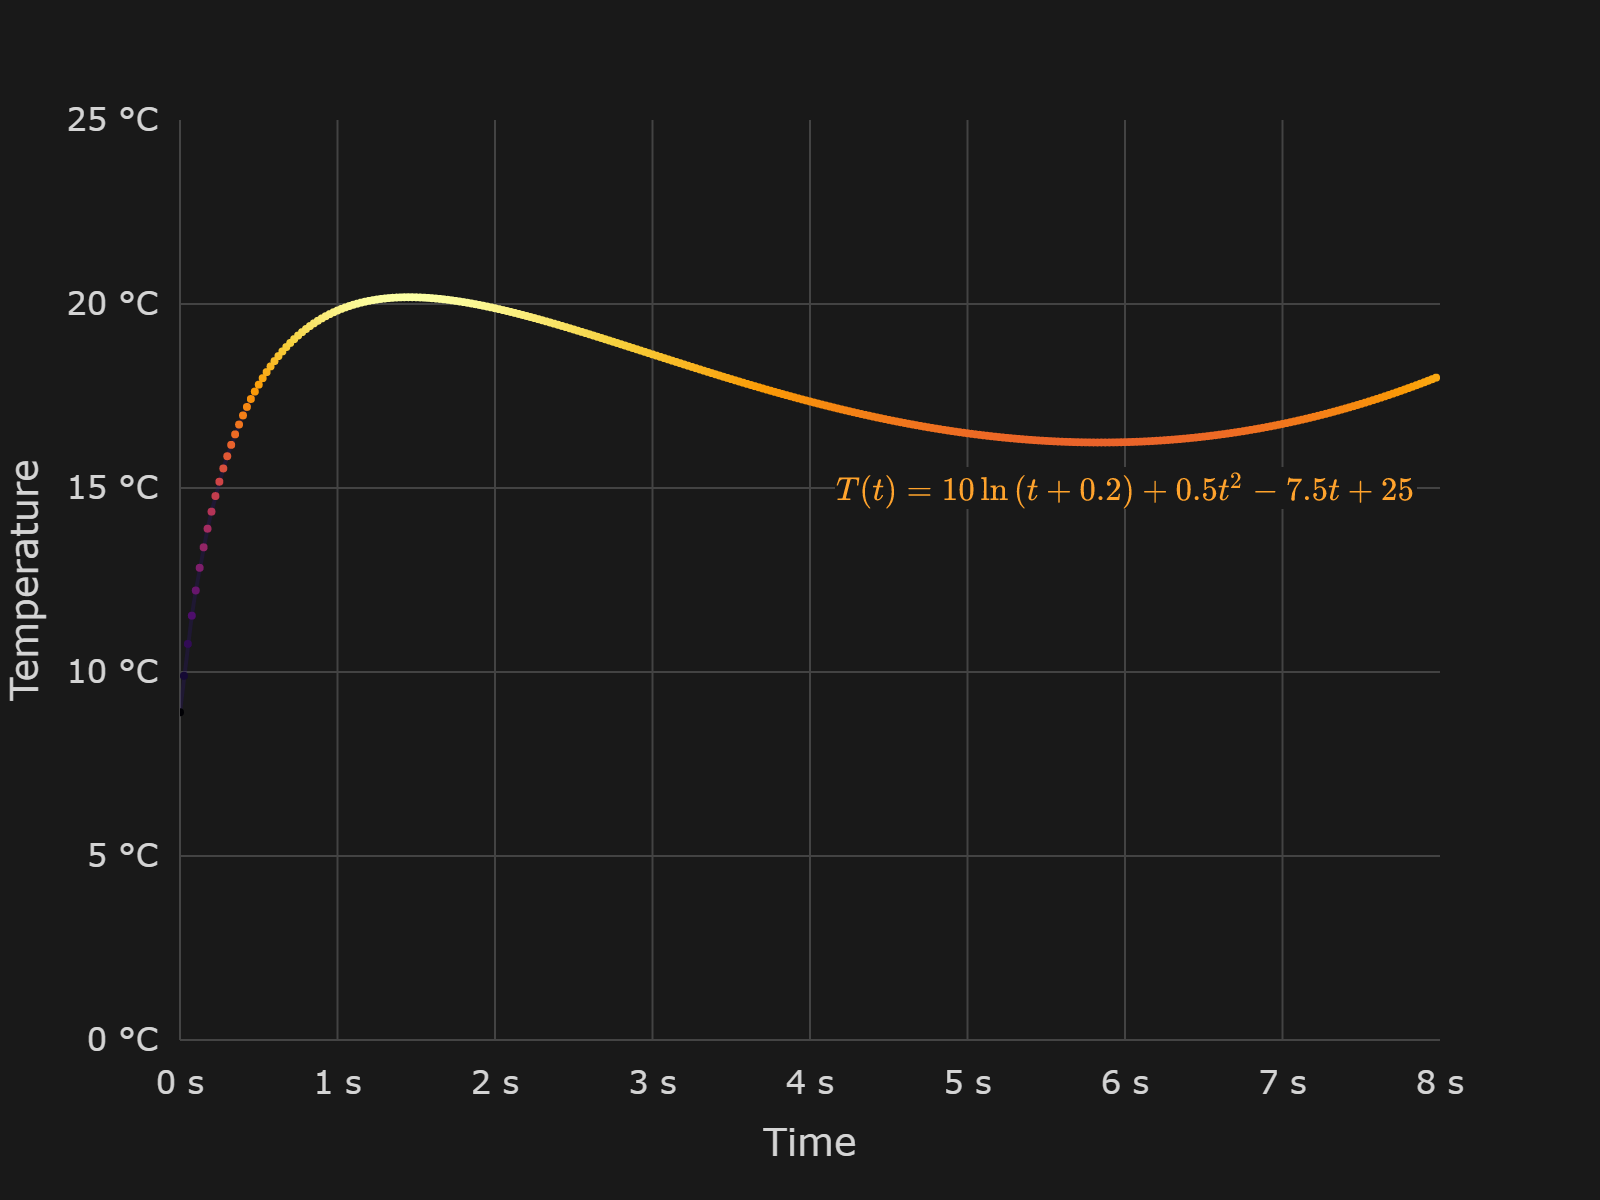

Write Python code to recreate this figure.
import numpy as np
import plotly.graph_objects as go
import plotly.express as px

custom_colors = {"Blue": "#61AFEF", "Orange": "#D49F6E", "Green": "#98C379", "Rose": "#E06C75",
                 "Purple": "#C678DD", "Gold": "#E5C07B", "Cyan": "#36AABA", 0: "#61AFEF", 1: "#D49F6E",
                 2: "#98C379", 3: "#E06C75", 4: "#C678DD", 5: "#E5C07B", 6: "#36AABA", "LightCyan": "#56B6C2",
                 "AltOrange": "#D19A66", "Red": "#BE5046", "RoyaBlue": "#528BFF", "Gray": "#ABB2BF",
                 "LightGray": "#CCCCCC", "LightBlack": "#282C34", "Black": "#1D2025"}

custom = go.layout.Template()

custom.layout.plot_bgcolor = '#191919'
custom.layout.paper_bgcolor = '#191919'
custom.layout.font.color = '#d4d4d4'

custom.layout.title.font.size = 20
custom.layout.title.font.family = 'Segoe UI'
custom.layout.title.x = 0.5

custom.layout.xaxis.gridcolor = '#434343'
custom.layout.yaxis.gridcolor = '#434343'

custom.layout.margin.pad = 10
custom.layout.margin.l = 90
custom.layout.margin.t = 60
custom.layout.xaxis.title.standoff = 25
custom.layout.yaxis.title.standoff = 25

custom.layout.width = 800
custom.layout.height = 600


def gaussian(x, x_j, r):
    return np.e ** (-abs(x - x_j) ** 2 / (2 * r) ** 2)


def multiquadric(x, x_j, r):
    return np.sqrt((r ** 2) + (abs(x - x_j) ** 2))


def inverse_multiquadric(x, x_j, r):
    return 1 / multiquadric(x, x_j, r)


def thin_plate_spline(x, x_j, r):
    return (abs(x - x_j) ** 2) * np.log(abs(x - x_j))


def T(t):
    return 10*np.log(t+0.2) + 0.5*t**2 - 7.5*t + 25


def dT(t):
    return t - 7.5 + 10/(t+0.2)


time = np.arange(0, 8, 0.025)
temperature = [T(t) for t in time]
derivative = [dT(t) for t in time]

fig = go.Figure()

# Temp plot
fig.add_trace(go.Scatter(x=time,
                         y=temperature,
                         mode='lines+markers',
                         marker_color=temperature,
                         marker_size=4,
                         marker_colorscale='inferno',
                         line=dict(color="rgba(51, 22, 128, 0.25)")))


fig.add_annotation(x=6, y=15, text="$T(t)=10 \\ln{(t+0.2)}+ 0.5t^2 - 7.5t + 25$", showarrow=False, font=dict(size=16, color="#ffa32d"), bgcolor='#191919')

# Measured data markers
#fig.add_trace(go.Scatter(x=time, y=temperatura, mode="markers", marker=dict(color=custom_colors["Red"], size=10, symbol="x"), showlegend=False))

fig.update_layout(template=custom, yaxis_range=[0, 25], xaxis_range=[0, 8], showlegend=False)
fig.update_layout(font=dict(size=16), title=dict(font=dict(size=28)), xaxis_title="Time", yaxis_title="Temperature",
                  xaxis_ticksuffix=" s", yaxis_ticksuffix=" °C")

fig.write_image("derivative-1.png", scale=2)
